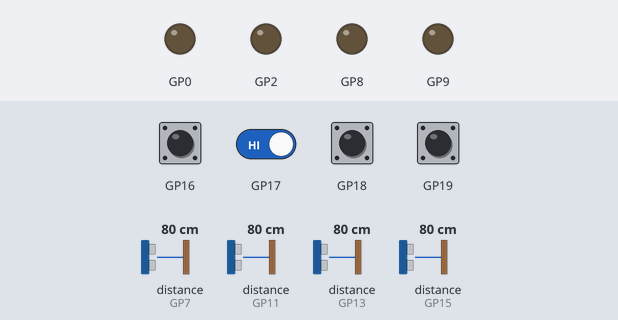
Bench run of a program on a simulated Raspberry Pi Pico running MicroPython. On the bench: output pins drawn as LEDs (lit = HIGH). Dashed ring = blinking. Inputs (shaded band) come from the test bench; at power-on: GP16–19 HIGH, distance to the obstacle (sensors on GP7, GP11, GP13, GP15) 80 cm. The echo pulse lasts 58.3 µs per cm; pins used as bus, display or sensor lines are not drawn; what the program prints to the serial console is not drawn.

Above: at 1.2 s.
1.3 s: GP16 pulled LOW for 1 s
At 1.7 s:
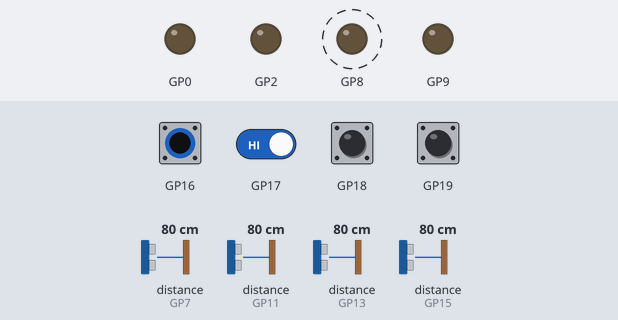
3.8 s: GP18 pulled LOW for 0.15 s
At 5.0 s:
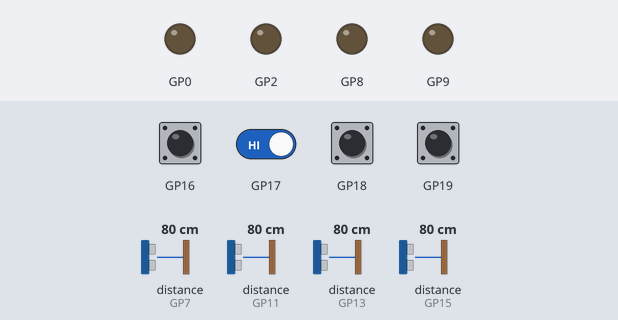
5.4 s: GP19 pulled LOW for 0.15 s
At 6.4 s:
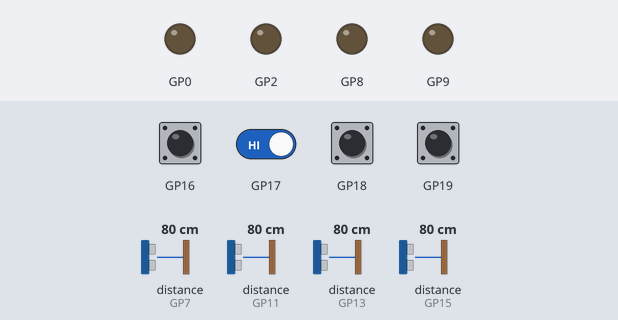
7.0 s: GP16 driven LOW and GP18 driven LOW
At 7.8 s:
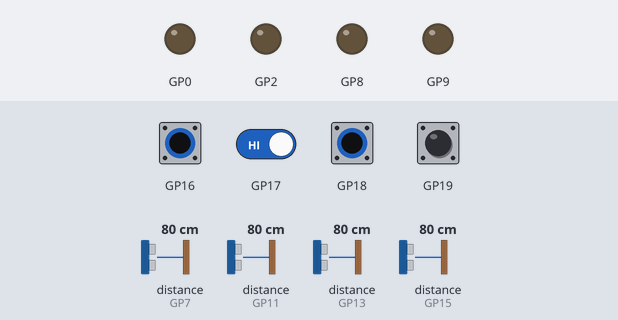
8.5 s: GP17 driven LOW and GP18 driven HIGH
At 9.2 s:
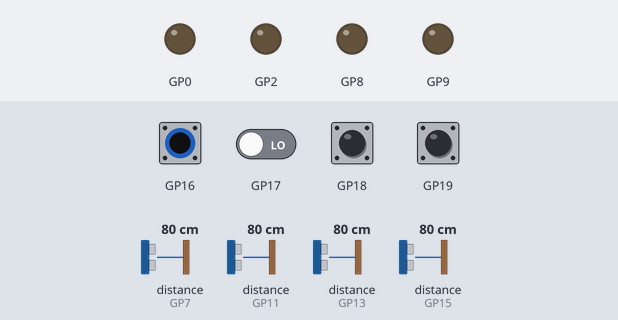
Timing chart, 0 to 11.0 s (numbered marks = the images above; inputs shaded):
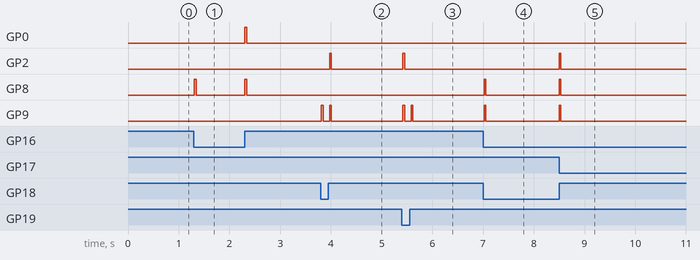

Measured:
- after the input at 1.3 s, GP0: LOW → HIGH after 1.0 s, → LOW 0.03 s later; GP8: alternates HIGH for 0.03 s and LOW for 0.96 s, starting at once
- after the input at 3.8 s, GP2: LOW → HIGH after 0.17 s, → LOW 0.03 s later; GP9: alternates HIGH for 0.03 s and LOW for 0.13 s, 4 changes in all, then stays LOW, starting at once
- after the input at 5.4 s, GP2: LOW → HIGH at once, → LOW 0.03 s later; GP9: alternates HIGH for 0.03 s and LOW for 0.13 s, 4 changes in all, then stays LOW, starting at once
- after the input at 7.0 s, GP8, GP9: LOW → HIGH at once, → LOW 0.03 s later
- after the input at 8.5 s, GP2, GP8, GP9: LOW → HIGH at once, → LOW 0.03 s later

The program:

main.py
```python
from machine import Pin, PWM
import time
import machine
import sys
import select

DRIVE_DUTY  = 0.85
TURN_DUTY   = 0.80

class Electronics:
    def __init__(self, name, status):
        self.name = name
        self.status = status

    def ShowStatus(self):
        print(f"{self.name} initialized.")

    def CheckStatus(self):
        print(f"{self.name} disconnected.")


class Encoder(Electronics):
    _PPR = 11

    def __init__(self, name, status, _pin_a, _pin_b, _reduction_ratio = 1, _diameter=4.7):
        super().__init__(name, status)
        self._pin_a = Pin(_pin_a, Pin.IN, Pin.PULL_UP)
        self._pin_b = Pin(_pin_b, Pin.IN, Pin.PULL_UP)

        self._reduction_ratio = _reduction_ratio
        self._diameter = _diameter
        self._circumference = 2 * 3.141592653589793 * (_diameter/2)
        self._cpr_motor = 4 * self._PPR
        self._cpr_output = self._cpr_motor * self._reduction_ratio

        self.count = 0
        self._last_count = 0
        self._last_time = time.ticks_us()

        self._pin_a.irq(trigger=Pin.IRQ_RISING | Pin.IRQ_FALLING, handler=self._callback_a)
        self._pin_b.irq(trigger=Pin.IRQ_RISING | Pin.IRQ_FALLING, handler=self._callback_b)

    def _callback_a(self, _pin_a):
        a = _pin_a.value()
        b = self._pin_b.value()
        if a == b:
            self.count -= 1
        else:
            self.count += 1

    def _callback_b(self, _pin_b):
        a = self._pin_a.value()
        b = _pin_b.value()
        if a == b:
            self.count += 1
        else:
            self.count -= 1

    def get_count(self):
        return self.count

    def get_vel(self):
        _now_time = time.ticks_us()
        time_diff = time.ticks_diff(_now_time, self._last_time)
        if time_diff <= 0:
            return 0.0

        time_diff = time_diff * 1e-6
        vel = self._get_distance_delta() / time_diff
        self._last_time = _now_time
        self._last_count = self.count
        return vel

    "Helper Method (Private Method) to calculate distance change since last velocity check."
    def _get_distance_delta(self):
        count_diff = self.count - self._last_count
        distance_diff = (count_diff / self._cpr_output) * self._circumference
        return distance_diff

class Ultrasonic(Electronics):
    def __init__(self, name, status, trigger_pin, echo_pin, sound_vel=340):
        super().__init__(name, status)
        self.trigger_pin = Pin(trigger_pin, Pin.OUT)
        self.echo_pin = Pin(echo_pin, Pin.IN)
        self.sound_vel = sound_vel

    def distance(self):
        self.trigger_pin.low()
        time.sleep_us(2)
        self.trigger_pin.high()
        time.sleep_us(10)
        self.trigger_pin.low()

        timeout = time.ticks_us()
        while not self.echo_pin.value():
            if time.ticks_diff(time.ticks_us(), timeout) > 38000:
                return None

        time1 = time.ticks_us()
        while self.echo_pin.value():
            if time.ticks_diff(time.ticks_us(), timeout) > 38000:
                return "out of range"

        time2 = time.ticks_us()
        diff = time.ticks_diff(time2, time1)
        if diff > 38000:
            return "out of range"
        else:
            dist = (diff * 1e-6 * self.sound_vel / 2) * 100
            return dist


"This is for Cytron MDD10A ---> which only requires direction pin and pwm pin per motor"
class Motor(Electronics):

    """ ----------- THIS IS FOR L289N -----------------
class Motor(Electronics):     # TAKES IN (0.2, 0.4) from RPI4
    def __init__(self, name, status, l_in1, l_in2, l_en, r_in1, r_in2, r_en, freq=1907):
        super().__init__(name, status)
        self.l_in1 = Pin(l_in1, Pin.OUT)
        self.l_in2 = Pin(l_in2, Pin.OUT)
        self.l_pwm = PWM(Pin(l_en));  self.l_pwm.freq(freq)

        self.r_in1 = Pin(r_in1, Pin.OUT)
        self.r_in2 = Pin(r_in2, Pin.OUT)
        self.r_pwm = PWM(Pin(r_en));  self.r_pwm.freq(freq)

    def _set(self, in1, in2, pwm, speed):               # private class (speed between -1 to 1)
        speed = max(-1.0, min(1.0, speed))              # used to clamp speed within -1 to 1
        if speed > 0:   in1.value(0); in2.value(1)      # THIS IS FOR DIRECTION (W)
        elif speed < 0: in1.value(1); in2.value(0)      # THIS IS FOR DIRECTION (S)
        else:           in1.value(1); in2.value(1)      # THIS IS FOR DIRECTION (STOP)
        pwm.duty_u16(int(abs(speed) * 65535))           # 0 - 65535 (DUTY CYCLE - CHANGE SPEED)

    def move(self, left, right):
        self._set(self.l_in1, self.l_in2, self.l_pwm, left)
        self._set(self.r_in1, self.r_in2, self.r_pwm, right)

    # THIS IS FOR FIXED MOVEMENTS
    def forward(self):          self.move( DRIVE_DUTY,  DRIVE_DUTY)
    def backward(self):         self.move(-DRIVE_DUTY, -DRIVE_DUTY)
    def tank_turn_left(self):   self.move( TURN_DUTY, -TURN_DUTY)
    def tank_turn_right(self):  self.move(-TURN_DUTY,  TURN_DUTY)
    def stop(self):             self.move(0, 0)
"""

    def __init__(self, name, status, l_dir, l_pwm, r_dir, r_pwm, freq=1907):
        super().__init__(name, status)
        self.l_dir = Pin(l_dir, Pin.OUT)
        self.l_pwm = PWM(Pin(l_pwm))
        self.l_pwm.freq(freq)

        self.r_dir = Pin(r_dir, Pin.OUT)
        self.r_pwm = PWM(Pin(r_pwm))
        self.r_pwm.freq(freq)

    def _set(self, dir_pin, pwm_pin, speed):
        speed = max(-1.0, min(1.0, speed))

        if speed > 0:
            dir_pin.value(1)
        elif speed < 0:
            dir_pin.value(0)
        else:
            dir_pin.value(0)

        pwm_pin.duty_u16(int(abs(speed) * 65535))

    def move(self, left, right):
        self._set(self.l_dir, self.l_pwm, left)
        self._set(self.r_dir, self.r_pwm, right)

    def forward(self):          self.move( DRIVE_DUTY,  DRIVE_DUTY)
    def backward(self):         self.move(-DRIVE_DUTY, -DRIVE_DUTY)
    def tank_turn_left(self):   self.move( TURN_DUTY, -TURN_DUTY)
    def tank_turn_right(self):  self.move(-TURN_DUTY,  TURN_DUTY)
    def stop(self):             self.move(0, 0)

class PID:
    def __init__(self, kp, ki, kd, setpoint=0.0):
        self.kp = kp
        self.ki = ki
        self.kd = kd
        self.setpoint = setpoint

        self.integral = 0.0
        self.previous_error = 0.0
        self.last_time = time.ticks_us()

    def calculate(self, setpoint, current_value):
        current_time = time.ticks_us()
        dt = time.ticks_diff(current_time, self.last_time) / 1000000

        if dt <= 0.0:
            dt = 0.01

        error = setpoint - current_value
        self.integral += error * dt
        self.integral = max(-10.0, min(10.0, self.integral))

        p_term = self.kp * error
        i_term = self.ki * self.integral
        d_term = self.kd * ((error - self.previous_error) / dt)

        self.previous_error = error
        self.last_time = current_time

        output = p_term + i_term + d_term
        return output


USRM_T = Ultrasonic("TL", "ON", trigger_pin=6, echo_pin=7)
USRM_B = Ultrasonic("TR", "ON", trigger_pin=10, echo_pin=11)
USRM_R = Ultrasonic("BL", "ON", trigger_pin=12, echo_pin=13)
USRM_L = Ultrasonic("BR", "ON", trigger_pin=14, echo_pin=15)
MOTOR = Motor("LEFT_RIGHT_MOTORS","ON", l_dir=0, l_pwm=8, r_dir=2, r_pwm=9)
LEFT_ENCODER = Encoder("L_ENC", "ON", _pin_a=16, _pin_b=17)
RIGHT_ENCODER = Encoder("R_ENC", "ON", _pin_a=18, _pin_b=19)
LEFT_PID = PID(kp=0.8, ki=0, kd=0)
RIGHT_PID = PID(kp=0.8, ki=0, kd=0)

USRM_T.ShowStatus()
USRM_B.ShowStatus()
USRM_R.ShowStatus()
USRM_L.ShowStatus()
MOTOR.ShowStatus()
LEFT_ENCODER.ShowStatus()
RIGHT_ENCODER.ShowStatus()

poller = select.poll()
poller.register(sys.stdin, select.POLLIN)

target_vel_l = 0.0
target_vel_r = 0.0

while True:
    if poller.poll(0):
        data = sys.stdin.readline().strip()
        if data:
            try:
                target_vel_l, target_vel_r = map(float, data.strip("()").split(","))
                print(f"New targets: {target_vel_l}, {target_vel_r}")
            except:
                print("ERROR: Invalid serial data.")

    dist = [
        USRM_T.distance(), USRM_L.distance(),
        USRM_B.distance(), USRM_R.distance()
    ]
    for element in dist:
        if isinstance(element, (int, float)) and element < 3:
            target_vel_l = 0.0
            target_vel_r = 0.0
            break

    current_velocity_l = LEFT_ENCODER.get_vel()
    current_velocity_r = RIGHT_ENCODER.get_vel()

    vel_l = LEFT_PID.calculate(target_vel_l, current_velocity_l)
    vel_r = RIGHT_PID.calculate(target_vel_r, current_velocity_r)

    MOTOR.move(vel_l, vel_r)

    time.sleep(0.01)
```
